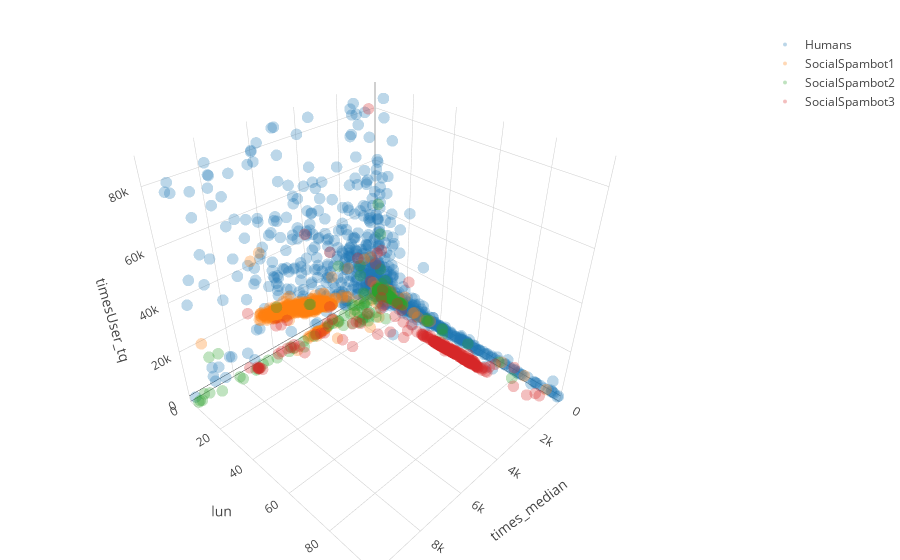

Write notebook code for a chart like this one.
### Code cell
trace, fig, layout = plotearVars([
    ['times_median', [0,10000]],
    ['lun', [0,100]],
    ['timesUser_tq'],
])
# plotly.offline.plot(fig, filename='grafico1.html')

### Figure 1 — Plotly figure (JSON) as saved in the notebook; plotly's stock layout.template omitted (floating-point values rounded to 4 significant figures; data arrays with more than 128 entries replaced by an {"elided": "..."} marker saying what was removed)
{"data": [{"marker": {"opacity": 0.3, "size": 4}, "mode": "markers", "name": "Humans", "type": "scatter3d", "uid": "e72838d7-1192-497d-8968-e5bc05b66b9d", "x": {"elided": "1083 int values"}, "y": {"elided": "1083 float values"}, "z": {"elided": "1083 float values"}}, {"marker": {"opacity": 0.3, "size": 4}, "mode": "markers", "name": "SocialSpambot1", "type": "scatter3d", "uid": "4cdbe42a-cb0e-4fae-bef0-454cfc1415c6", "x": {"elided": "991 int values"}, "y": {"elided": "991 float values"}, "z": {"elided": "991 float values"}}, {"marker": {"opacity": 0.3, "size": 4}, "mode": "markers", "name": "SocialSpambot2", "type": "scatter3d", "uid": "350725f1-55fe-45ee-aa56-e0dd0cbd3f8e", "x": {"elided": "3457 int values"}, "y": {"elided": "3457 float values"}, "z": {"elided": "3457 float values"}}, {"marker": {"opacity": 0.3, "size": 4}, "mode": "markers", "name": "SocialSpambot3", "type": "scatter3d", "uid": "2dec1ce2-9960-4145-948f-a36001880fe4", "x": {"elided": "464 int values"}, "y": {"elided": "464 float values"}, "z": {"elided": "464 float values"}}], "layout": {"margin": {"b": 0, "l": 0, "r": 0, "t": 30}, "scene": {"aspectmode": "cube", "xaxis": {"range": [0, 10000], "title": {"text": "times_median"}}, "yaxis": {"range": [0, 100], "title": {"text": "lun"}}, "zaxis": {"title": {"text": "timesUser_tq"}}}}}
